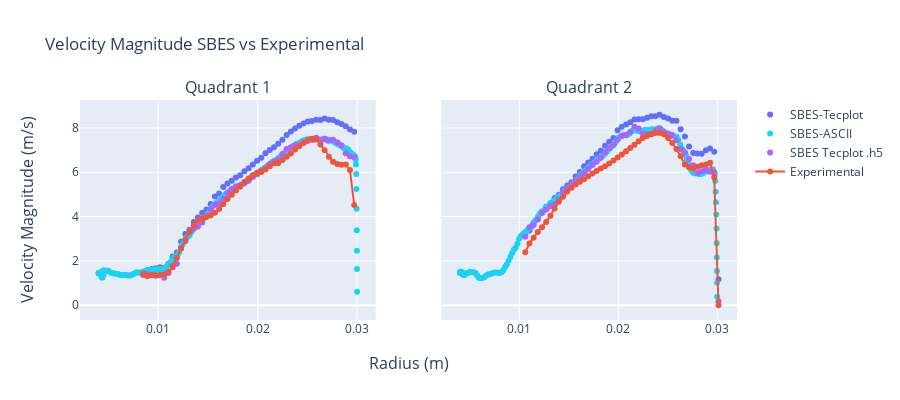

Write notebook code for a chart like this one.
### Code cell
color10_16 = ['#636EFA', '#EF553B', '#00CC96', '#AB63FA', '#FFA15A', '#19D3F3', '#FF6692', '#B6E880', '#FF97FF',
              '#FECB52']
fig = make_subplots(
    rows=1,
    cols=2,
    shared_yaxes=True,
    x_title="Radius (m)",
    y_title="Velocity Magnitude (m/s)",
    subplot_titles=("Quadrant 1", "Quadrant 2"))

fig.add_trace(go.Scatter(x=C5_pd["Q1"]['radial_position'],
                         y=C5_pd["Q1"]['Velocity Magnitude Average'],
                         mode='markers',
                         name='SBES-Tecplot',
                         line=dict(color=color10_16[0])
                         # error_x_array=d4_df['velocity-magnitude_std'],
                         # error_x_array=d_df['y-coordinate_std']
                         ),
              row=1, col=1)

fig.add_trace(go.Scatter(x=quad_ascii["Q1"]['radius_bin_mean'],
                         y=quad_ascii["Q1"]['velocity-magnitude_bin_mean'],
                         mode='markers',
                         name='SBES-ASCII',
                         line=dict(color=color10_16[5])),
              row=1, col=1)

fig.add_trace(go.Scatter(x=C5_cas_dat["Q1"]['radial_position'],
                         y=C5_cas_dat["Q1"]['Mean Velocity Magnitude'],
                         mode='markers',
                         name='SBES Tecplot .h5',
                         line=dict(color=color10_16[3]),
                         showlegend=True),
              row=1, col=1)

fig.add_trace(go.Scatter(x=C5_Experimental["Q1"]['radius'],
                         y=C5_Experimental["Q1"]['Velocity_Magnitude'],
                         mode='markers+lines',
                         name='Experimental',
                         line=dict(color=color10_16[1])),
              row=1, col=1)

fig.add_trace(go.Scatter(x=C5_pd["Q2"]['radial_position'],
                         y=C5_pd["Q2"]['Velocity Magnitude Average'],
                         mode='markers',
                         name='SBES-Tecplot',
                         line=dict(color=color10_16[0]),
                         showlegend=False
                         # error_x_array=d4_df['velocity-magnitude_std'],
                         # error_x_array=d_df['y-coordinate_std']
                         ),
              row=1, col=2)

fig.add_trace(go.Scatter(x=quad_ascii["Q2"]['radius_bin_mean'],
                         y=quad_ascii["Q2"]['velocity-magnitude_bin_mean'],
                         mode='markers',
                         name='SBES-ASCII',
                         line=dict(color=color10_16[5]),
                         showlegend=False),
              row=1, col=2)

fig.add_trace(go.Scatter(x=C5_cas_dat["Q2"]['radial_position'],
                         y=C5_cas_dat["Q2"]['Mean Velocity Magnitude'],
                         mode='markers',
                         name='SBES Tecplot .h5',
                         line=dict(color=color10_16[3]),
                         showlegend=False),
              row=1, col=2)


fig.add_trace(go.Scatter(x=C5_Experimental["Q2"]['radius'],
                         y=C5_Experimental["Q2"]['Velocity_Magnitude'],
                         mode='markers+lines',
                         name='Experimental',
                         line=dict(color=color10_16[1]),
                         showlegend=False),
              row=1, col=2)




fig.update_layout(height=400, width=900,
                  title_text="Velocity Magnitude SBES vs Experimental")

fig.show()

### Figure 1 — Plotly figure (JSON) as saved in the notebook; plotly's stock layout.template omitted (floating-point values rounded to 4 significant figures; data arrays with more than 128 entries replaced by an {"elided": "..."} marker saying what was removed)
{"data": [{"line": {"color": "#636EFA"}, "mode": "markers", "name": "SBES-Tecplot", "type": "scatter", "x": [0.008485, 0.00891, 0.009334, 0.009758, 0.01018, 0.01061, 0.01103, 0.01146, 0.01188, 0.0123, 0.01273, 0.01315, 0.01358, 0.014, 0.01442, 0.01485, 0.01527, 0.0157, 0.01612, 0.01655, 0.01697, 0.01739, 0.01782, 0.01824, 0.01867, 0.01909, 0.01952, 0.01994, 0.02036, 0.02079, 0.02121, 0.02164, 0.02206, 0.02249, 0.02291, 0.02333, 0.02376, 0.02418, 0.02461, 0.02503, 0.02546, 0.02588, 0.0263, 0.02673, 0.02715, 0.02758, 0.028, 0.02843, 0.02885, 0.02927, 0.0297], "xaxis": "x", "y": [1.495, 1.574, 1.633, 1.669, 1.713, 1.682, 1.873, 2.199, 2.376, 2.868, 3.218, 3.411, 3.76, 3.956, 4.168, 4.315, 4.561, 4.899, 5.043, 5.334, 5.486, 5.611, 5.763, 5.868, 6.04, 6.176, 6.347, 6.519, 6.657, 6.852, 6.998, 7.128, 7.282, 7.46, 7.681, 7.835, 7.969, 8.092, 8.201, 8.286, 8.313, 8.364, 8.36, 8.418, 8.367, 8.351, 8.258, 8.174, 8.068, 7.928, 7.828], "yaxis": "y"}, {"line": {"color": "#19D3F3"}, "mode": "markers", "name": "SBES-ASCII", "type": "scatter", "x": {"elided": "184 float values"}, "xaxis": "x", "y": {"elided": "184 float values"}, "yaxis": "y"}, {"line": {"color": "#AB63FA"}, "mode": "markers", "name": "SBES Tecplot .h5", "showlegend": true, "type": "scatter", "x": [0.008485, 0.00891, 0.009334, 0.009758, 0.01018, 0.01061, 0.01103, 0.01146, 0.01188, 0.0123, 0.01273, 0.01315, 0.01358, 0.014, 0.01442, 0.01485, 0.01527, 0.0157, 0.01612, 0.01655, 0.01697, 0.01739, 0.01782, 0.01824, 0.01867, 0.01909, 0.01952, 0.01994, 0.02036, 0.02079, 0.02121, 0.02164, 0.02206, 0.02249, 0.02291, 0.02333, 0.02376, 0.02418, 0.02461, 0.02503, 0.02546, 0.02588, 0.0263, 0.02673, 0.02715, 0.02758, 0.028, 0.02843, 0.02885, 0.02927, 0.0297], "xaxis": "x", "y": [1.366, 1.411, 1.363, 1.329, 1.372, 1.24, 1.459, 1.699, 1.872, 2.605, 2.886, 3.313, 3.445, 3.553, 3.735, 4.033, 4.333, 4.535, 4.59, 4.799, 5.076, 5.245, 5.365, 5.416, 5.504, 5.616, 5.787, 5.905, 6.054, 6.195, 6.372, 6.467, 6.586, 6.821, 7.042, 7.131, 7.217, 7.233, 7.336, 7.412, 7.468, 7.551, 7.461, 7.503, 7.428, 7.463, 7.355, 7.208, 6.859, 6.723, 6.676], "yaxis": "y"}, {"line": {"color": "#EF553B"}, "mode": "markers+lines", "name": "Experimental", "type": "scatter", "x": [0.008485, 0.00891, 0.009334, 0.009758, 0.01018, 0.01061, 0.01103, 0.01146, 0.01188, 0.0123, 0.01273, 0.01315, 0.01358, 0.014, 0.01442, 0.01485, 0.01527, 0.0157, 0.01612, 0.01655, 0.01697, 0.01739, 0.01782, 0.01824, 0.01867, 0.01909, 0.01952, 0.01994, 0.02036, 0.02079, 0.02121, 0.02164, 0.02206, 0.02249, 0.02291, 0.02333, 0.02376, 0.02418, 0.02461, 0.02503, 0.02546, 0.02588, 0.0263, 0.02673, 0.02715, 0.02758, 0.028, 0.02843, 0.02885, 0.02927, 0.0297], "xaxis": "x", "y": [1.429, 1.305, 1.368, 1.365, 1.363, 1.396, 1.504, 1.767, 2.131, 2.565, 2.957, 3.314, 3.61, 3.821, 3.911, 3.976, 4.05, 4.176, 4.338, 4.566, 4.795, 4.988, 5.179, 5.348, 5.557, 5.721, 5.866, 5.971, 6.013, 6.125, 6.274, 6.407, 6.399, 6.551, 6.702, 6.85, 7.021, 7.17, 7.317, 7.445, 7.514, 7.48, 7.25, 6.988, 6.697, 6.471, 6.367, 6.339, 6.351, 6.099, 4.525], "yaxis": "y"}, {"line": {"color": "#636EFA"}, "mode": "markers", "name": "SBES-Tecplot", "showlegend": false, "type": "scatter", "x": [0.01061, 0.01103, 0.01146, 0.01188, 0.0123, 0.01273, 0.01315, 0.01358, 0.014, 0.01442, 0.01485, 0.01527, 0.0157, 0.01612, 0.01655, 0.01697, 0.01739, 0.01782, 0.01824, 0.01867, 0.01909, 0.01952, 0.01994, 0.02036, 0.02079, 0.02121, 0.02164, 0.02206, 0.02249, 0.02291, 0.02333, 0.02376, 0.02418, 0.02461, 0.02503, 0.02546, 0.02588, 0.0263, 0.02673, 0.02715, 0.02758, 0.028, 0.02843, 0.02885, 0.02927, 0.0297, 0.03012], "xaxis": "x2", "y": [3.207, 3.376, 3.723, 3.933, 4.23, 4.438, 4.602, 4.836, 4.988, 5.23, 5.402, 5.544, 5.807, 6.006, 6.272, 6.433, 6.603, 6.813, 6.974, 7.194, 7.379, 7.545, 7.891, 8.05, 8.154, 8.258, 8.373, 8.387, 8.384, 8.452, 8.525, 8.528, 8.592, 8.492, 8.419, 8.319, 8.316, 7.934, 7.607, 7.159, 6.869, 6.841, 6.837, 6.995, 7.073, 6.927, 1.175], "yaxis": "y2"}, {"line": {"color": "#19D3F3"}, "mode": "markers", "name": "SBES-ASCII", "showlegend": false, "type": "scatter", "x": {"elided": "186 float values"}, "xaxis": "x2", "y": {"elided": "186 float values"}, "yaxis": "y2"}, {"line": {"color": "#AB63FA"}, "mode": "markers", "name": "SBES Tecplot .h5", "showlegend": false, "type": "scatter", "x": [0.01061, 0.01103, 0.01146, 0.01188, 0.0123, 0.01273, 0.01315, 0.01358, 0.014, 0.01442, 0.01485, 0.01527, 0.0157, 0.01612, 0.01655, 0.01697, 0.01739, 0.01782, 0.01824, 0.01867, 0.01909, 0.01952, 0.01994, 0.02036, 0.02079, 0.02121, 0.02164, 0.02206, 0.02249, 0.02291, 0.02333, 0.02376, 0.02418, 0.02461, 0.02503, 0.02546, 0.02588, 0.0263, 0.02673, 0.02715, 0.02758, 0.028, 0.02843, 0.02885, 0.02927, 0.0297, 0.03012], "xaxis": "x2", "y": [3.093, 3.515, 3.62, 3.865, 4.157, 4.323, 4.463, 4.561, 4.767, 5.067, 5.288, 5.459, 5.614, 5.784, 5.961, 6.149, 6.327, 6.475, 6.656, 6.885, 7.092, 7.246, 7.481, 7.629, 7.666, 7.809, 8.047, 7.967, 7.731, 7.727, 7.728, 7.873, 7.972, 7.81, 7.729, 7.68, 7.444, 7.046, 6.891, 6.597, 6.313, 5.956, 6.042, 6.113, 6.024, 6.0, 0.1837], "yaxis": "y2"}, {"line": {"color": "#EF553B"}, "mode": "markers+lines", "name": "Experimental", "showlegend": false, "type": "scatter", "x": [0.01061, 0.01103, 0.01146, 0.01188, 0.0123, 0.01273, 0.01315, 0.01358, 0.014, 0.01442, 0.01485, 0.01527, 0.0157, 0.01612, 0.01655, 0.01697, 0.01739, 0.01782, 0.01824, 0.01867, 0.01909, 0.01952, 0.01994, 0.02036, 0.02079, 0.02121, 0.02164, 0.02206, 0.02249, 0.02291, 0.02333, 0.02376, 0.02418, 0.02461, 0.02503, 0.02546, 0.02588, 0.0263, 0.02673, 0.02715, 0.02758, 0.028, 0.02843, 0.02885, 0.02927, 0.0297, 0.03012], "xaxis": "x2", "y": [2.389, 2.783, 3.049, 3.301, 3.522, 3.752, 4.034, 4.363, 4.67, 4.891, 5.128, 5.296, 5.445, 5.571, 5.686, 5.821, 5.941, 6.06, 6.166, 6.272, 6.399, 6.53, 6.663, 6.804, 6.943, 7.09, 7.241, 7.397, 7.539, 7.633, 7.715, 7.763, 7.764, 7.714, 7.544, 7.32, 7.049, 6.716, 6.353, 6.219, 6.179, 6.242, 6.311, 6.348, 6.433, 5.762, 0.0], "yaxis": "y2"}], "layout": {"annotations": [{"font": {"size": 16}, "showarrow": false, "text": "Quadrant 1", "x": 0.225, "xanchor": "center", "xref": "paper", "y": 1.0, "yanchor": "bottom", "yref": "paper"}, {"font": {"size": 16}, "showarrow": false, "text": "Quadrant 2", "x": 0.775, "xanchor": "center", "xref": "paper", "y": 1.0, "yanchor": "bottom", "yref": "paper"}, {"font": {"size": 16}, "showarrow": false, "text": "Radius (m)", "x": 0.5, "xanchor": "center", "xref": "paper", "y": 0, "yanchor": "top", "yref": "paper", "yshift": -30}, {"font": {"size": 16}, "showarrow": false, "text": "Velocity Magnitude (m/s)", "textangle": -90, "x": 0, "xanchor": "right", "xref": "paper", "xshift": -40, "y": 0.5, "yanchor": "middle", "yref": "paper"}], "height": 400, "title": {"text": "Velocity Magnitude SBES vs Experimental"}, "width": 900, "xaxis": {"anchor": "y", "domain": [0.0, 0.45]}, "xaxis2": {"anchor": "y2", "domain": [0.55, 1.0]}, "yaxis": {"anchor": "x", "domain": [0.0, 1.0]}, "yaxis2": {"anchor": "x2", "domain": [0.0, 1.0], "matches": "y", "showticklabels": false}}}
